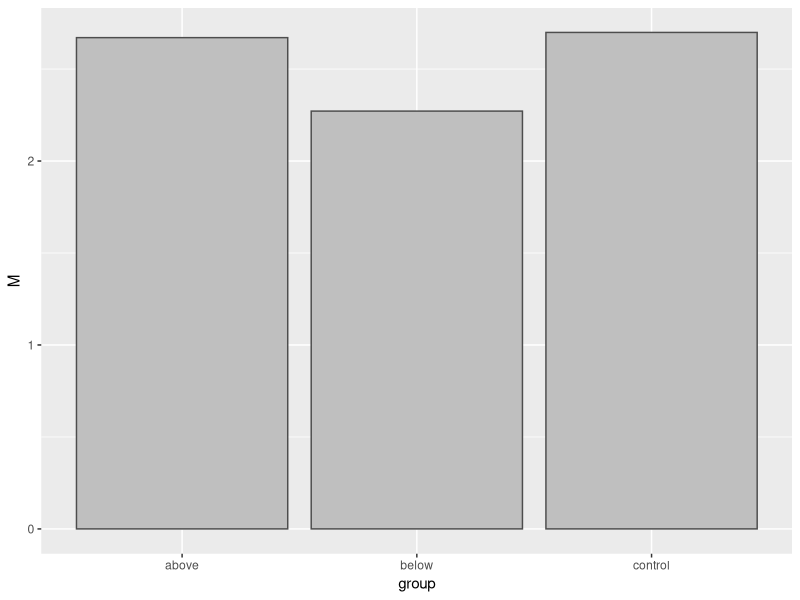
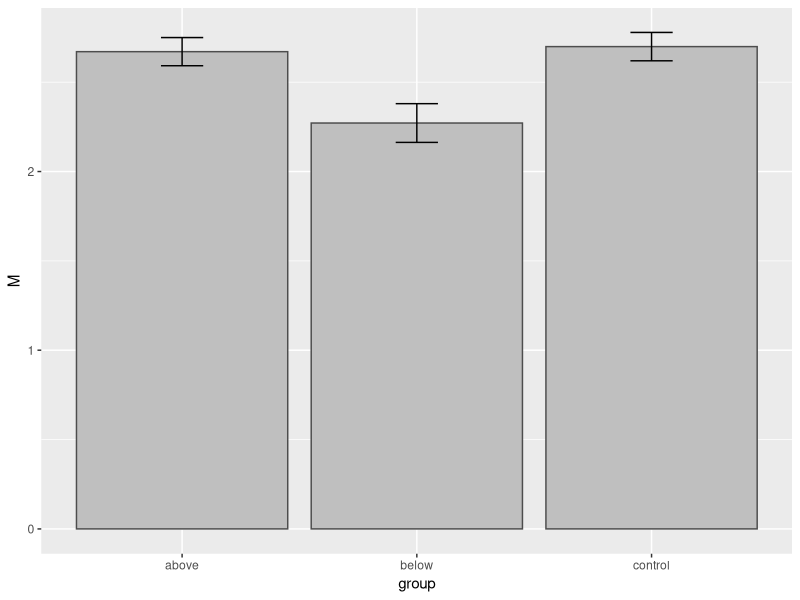
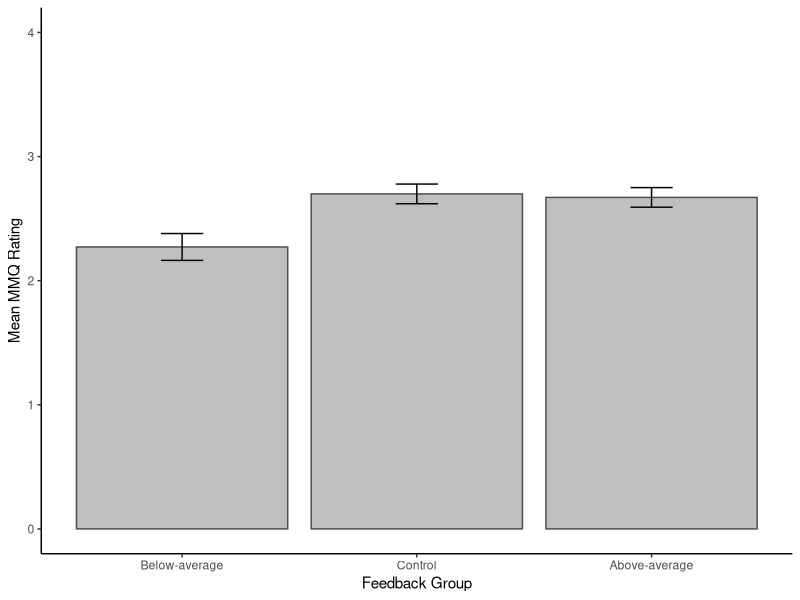
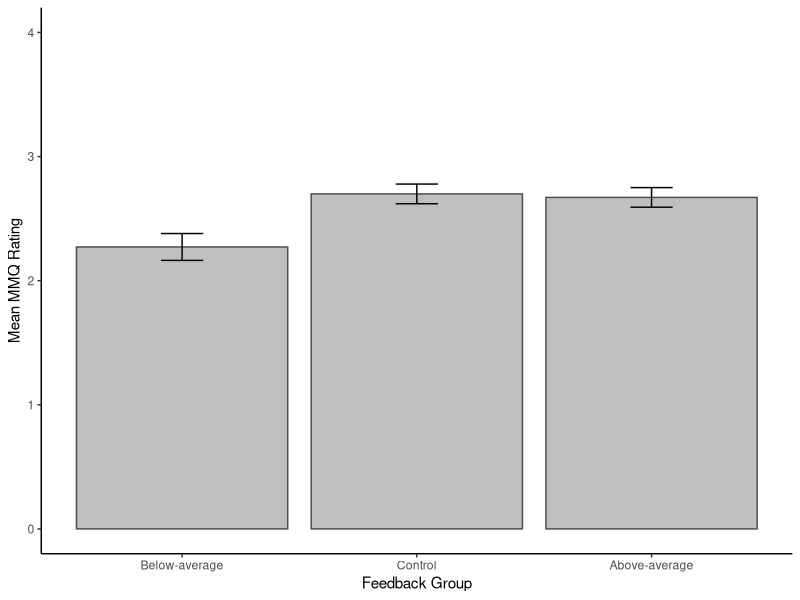

Source code (R) for these figures, in order:
## ---- chunk 1
library(tidyverse)

dat_full <- readr::read_delim("raw/dat_full.csv")

# Aufbereitungsschritte
dat_full <- dat_full |>
  rename(group = group_all,
         cvstm_sum = csvtm_sum) |>
  mutate(
    across(
      c(pre1, pre2, pre3, pre4, post),
      ~ .x * 10
    ),
    mmq_mean = rowMeans(across(question1:question18))
  )

dat_long <- dat_full |>
      pivot_longer(
        cols = c(pre1, pre4),
        names_to = "timepoint",
        values_to = "rating"
      )
## ---- chunk 2
dat_full <- dat_full |>
  mutate(
    mmq_mean = rowMeans(across(question1:question18))
  )
## ---- chunk 3
47 / 18

dat_full |>
  filter(code == 1) |>
  select(code, mmq_mean)
## ---- chunk 4
dat_long <- dat_full |>
  pivot_longer(
    cols = c(pre1, pre4),
    names_to = "timepoint",
    values_to = "rating"
  )
## ---- chunk 5
dim(dat_full)                         
dim(dat_long)                         
n_distinct(dat_long$code)             
table(dat_long$timepoint)             

dat_long |>
  select(code, group, timepoint, rating) |>
  head(4)
## ---- chunk 6
dat_wide_check <- dat_long |>
  pivot_wider(
    names_from = timepoint,
    values_from = rating
  )

dat_wide_check |>
  select(code, pre1, pre4) |>
  head(2)
## ---- chunk 7
dim(dat_full)
dim(dat_long)
dplyr::n_distinct(dat_long$code)
table(dat_long$timepoint, useNA = "ifany")

"mmq_mean" %in% names(dat_full)
all(c("timepoint", "rating") %in% names(dat_long))
## ---- chunk 8
# dat_full
dat_full <- dat_full |>
  mutate(group = as.factor(group))

# dat_long
dat_long <- dat_long |>
  mutate(
    group = as.factor(group),
    timepoint = factor(timepoint, levels = c("pre1", "pre4")),
    code = as.factor(code)
  )
## ---- chunk 9
table1_descriptives <- dat_full |>
  group_by(group) |>
  summarise(
    across(
      c(mean_rl_all, mean_e1_all, mean_d1_all,
        mean_d_all, cvstm_propcorrect),
      list(
        M  = ~mean(.x, na.rm = TRUE),
        SD = ~sd(.x, na.rm = TRUE)
      )
    ),
    .groups = "drop"
  )
## ---- chunk 10
# Dimensionen kontrollieren
dim(table1_descriptives)

# Als Tabelle formatieren
knitr::kable(
  table1_descriptives,
  digits = 2,
  caption = "Deskriptive Kennwerte nach Feedbackgruppe"
)
## ---- chunk 11
mmq_summary <- dat_full |>
  group_by(group) |>
  summarise(
    n = sum(!is.na(mmq_mean)),
    M = mean(mmq_mean, na.rm = TRUE),
    SD = sd(mmq_mean, na.rm = TRUE),
    .groups = "drop"
  ) |>
  mutate(SE = SD / sqrt(n))

mmq_summary
## ---- chunk 12
p_mmq <- ggplot(
  data = mmq_summary,
  aes(x = group, y = M)
) +
  geom_col(fill = "grey75", color = "grey30")

p_mmq
## ---- chunk 13
p_mmq <- p_mmq +
  geom_errorbar(
    aes(ymin = M - SE, ymax = M + SE),
    width = 0.18
  )

p_mmq
## ---- chunk 14
p_mmq <- p_mmq +
  scale_x_discrete(
    limits = c("below", "control", "above"),
    labels = c("Below-average", "Control", "Above-average")
  ) +
  scale_y_continuous(limits = c(0,4), breaks = 0:4) +
  labs(
    x = "Feedback Group",
    y = "Mean MMQ Rating"
  ) +
  theme_classic()

p_mmq
## ---- chunk 15
ggsave(
  filename = here::here("data", "outputs", "plots", "figure4_mmq.png"),
  plot = p_mmq,
  width = 7,
  height = 4,
  dpi = 300
)
